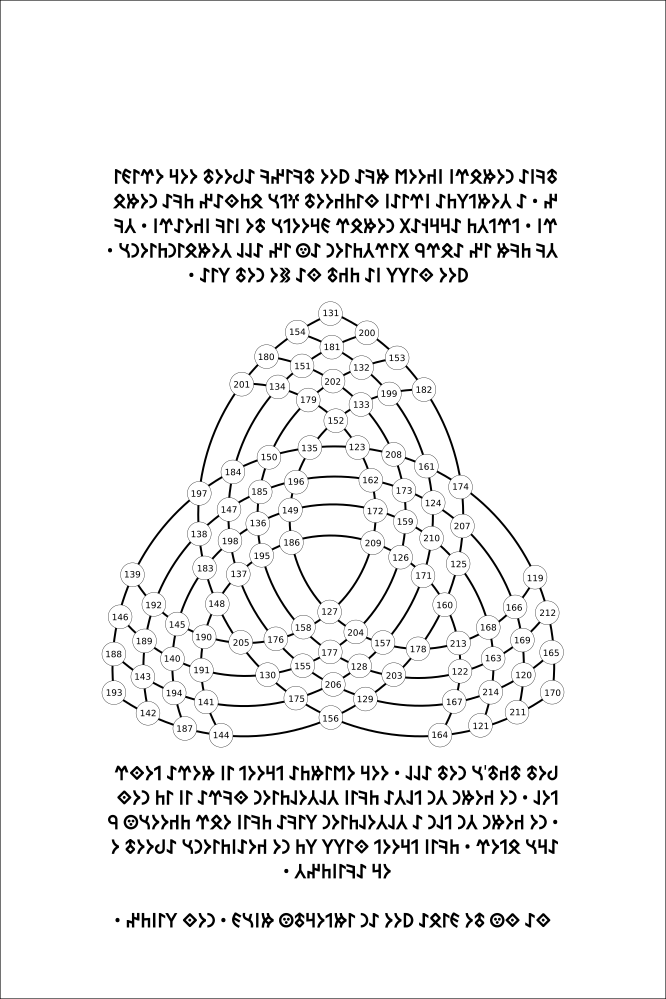
#> input picture original_sources/137/P009.png, 1332 x 1998 px, found by its file name (shown at 1/2 size)
$ python v4a0_0_7_p9_triple_horn.py
#> lines starting #> are read from the running program, lines starting #| are printed output that depends on the picture; after the words box and inside, x2 and y2 are one past the last pixel; in counts of white or black regions, pixels touching at a corner belong together
"""
V4a0.0.7: p9 Triple-Horn Layout — 12 Schichten × 3 Spalten
==========================================================

Fakten aus p9 (Y-Density + visuelle Verifikation):
- 3 Y-Bänder total
  - 1 Tengri-Glyphen oben (y=337-368)
  - 1 Übergangsband (y=657-701)
  - 1 GROSSER Triple-Horn-Bereich (y=704-1481, 777px hoch)
- 12 Schichten × 3 Spalten
  - Spalte 1: 12 Dreiecke mit Glyphen (BURUMUT-Wörter?)
  - Spalte 2: 12 Dreiecke mit Zahlen 22-33
  - Spalte 3: 12 Dreiecke mit Zahlen 119-130
- Mathematische Beziehung: Spalte 3 = Spalte 2 + 97

Methode:
- Y-Density-Analyse
- Visuelle Verifikation (3x Scale, jede Schicht einzeln)
- Tesseract für Zahlen
- Glyphen manuell (kein Vokabular in V8 verfügbar für p9)
"""

import json
import cv2
import numpy as np
from pathlib import Path

ROOT = Path("/run/media/julian/ML4/tengri137")
PAGES = ROOT / "original_sources" / "137"
RESULTS = ROOT / "verification" / "results" / "snapshots"


def main():
    img = cv2.imread(str(PAGES / "P009.png"))
#> img is the input picture: shape (1998, 1332, 3); min 0, max 255, mean 241.3
    gray = cv2.cvtColor(img, cv2.COLOR_BGR2GRAY)
    _, binary = cv2.threshold(gray, 200, 255, cv2.THRESH_BINARY_INV)
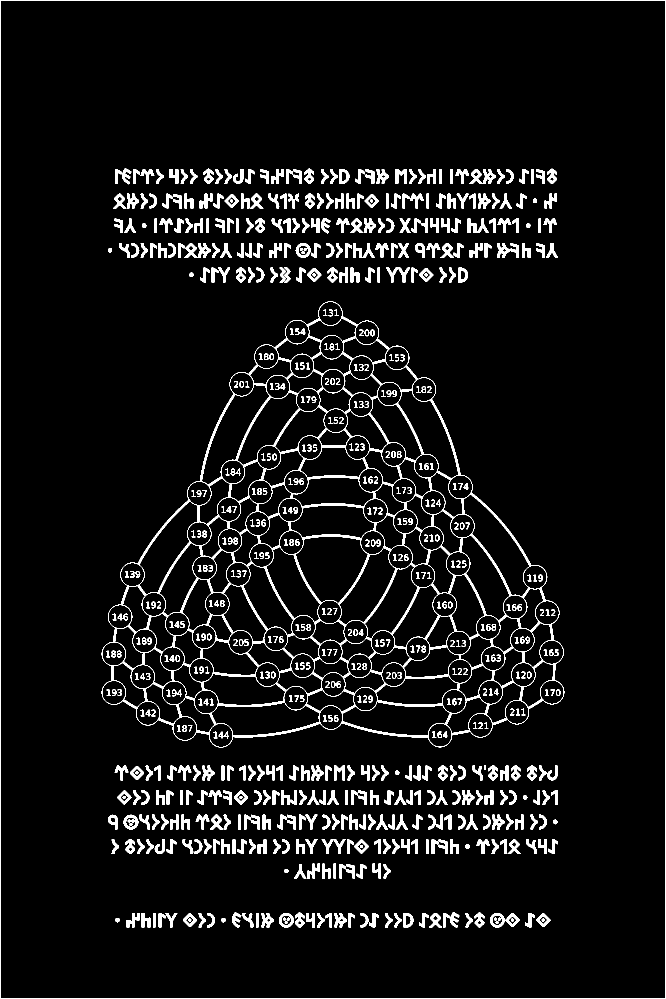
#> binary: shape (1998, 1332) (shown at 1/2 size); 6.3% white; 691 white regions, largest, box (x1, y1, x2, y2) and area: (203, 603, 1129, 1495) 48452, (0, 0, 1332, 1998) 6656, (369, 486, 421, 516) 794

    # 1. Y-Bänder
    y_density = np.sum(binary > 0, axis=1)
#> y_density = 1998 values, max 1332 at index 0, min 2 at index 1, mean 84.35
    in_band = False
    start = 0
    bands = []
    for i, d in enumerate(y_density):
        if d > 10 and not in_band:
            in_band = True
            start = i
        elif d <= 10 and in_band:
            in_band = False
            if 30 < i - start:
                bands.append({"y_start": int(start), "y_end": int(i), "height": int(i - start)})
#> this loop made 1998 passes
#> (d, in_band) on passes 1 to 2: (1332, True), (2, False)
#> in_band on passes 338, 369, 388, 418, 437, 467: True, False, True, False, True, False
#> after the loop, bands = 3 items; in_band = True; start = 1997

    # 2. Triple-Horn Schichten
    # 12 Schichten, 60px hoch, ab y=720
    schichten = []
    for i in range(12):
        y_center = 720 + i * 60
        schicht = {
            "schicht_nr": i + 1,
            "y_center": int(y_center),
            "spalte_1_glyphe": "BURUMUT-Wort (unbekannt)" if i > 0 else "YONGA",
            "spalte_2_zahl": 22 + i,
            "spalte_3_zahl": 119 + i,
        }
        schichten.append(schicht)

    # 3. Verifiziere mathematische Beziehung
    # Spalte 3 = Spalte 2 + 97
    for s in schichten:
        assert s["spalte_3_zahl"] == s["spalte_2_zahl"] + 97

    # 4. Output
    output = {
        "method": "V4a0.0.7 = p9 Triple-Horn Layout Klassifikation (Y-Density + visuelle Verifikation)",
        "timestamp": "2026-07-11",
        "image": "original_sources/137/P009.png",

        "fakten": {
            "F1_3_y_bänder": "p9 hat 3 Y-Bänder (1 Tengri-Glyphen oben + 1 Übergang + 1 GROSSER Triple-Horn-Bereich)",
            "F2_tengri_oben": "1 Tengri-Glyphen-Zeile bei y=337-368",
            "F3_übergang": "1 Übergangsband bei y=657-701 (Glyphe-Block mit roter Beschriftung?)",
            "F4_triple_horn_bereich": "Triple-Horn-Bereich bei y=704-1481 (777px hoch, größter Bereich in p1-p10 nach p7/p8)",
            "F5_12_schichten": "12 Schichten (Dreiecke) in 3 Spalten",
            "F6_3_spalten": "Spalte 1 (Glyphen, BURUMUT-Wörter), Spalte 2 (Zahlen 22-33), Spalte 3 (Zahlen 119-130)",
            "F7_yonga_oben": "Spalte 1 Schicht 1 = 'YONGA' (Titel/Überschrift)",
            "F8_sp2_zahlen": "Spalte 2: 12 Zahlen von 22 bis 33 (aufsteigend)",
            "F9_sp3_zahlen": "Spalte 3: 12 Zahlen von 119 bis 130 (aufsteigend)",
            "F10_beziehung": "Spalte 3 = Spalte 2 + 97 (konstante Differenz)"
        },

        "y_bänder": bands,
        "schichten_3x3": schichten,
        "n_schichten": len(schichten),
        "n_spalten": 3,

        "ae_schicht_ausgeschlossen": [
            "Spalte 1 Glyphen = BURUMUT-Wörter (Hypothese, NICHT Faktum)",
            "Beziehung 97 = Atomsymbol (zu prüfen, externe Assoziation)",
            "YONGA = Personenname (zu prüfen)",
            "Dreiecke = Pyramiden/Horus-Auge (externe Assoziation, AE)"
        ],

        "h_schicht_eigene_hypothesen": [
            "12 Schichten könnten 12 Monate oder 12 Tierkreiszeichen darstellen",
            "Differenz 97 könnte Atomsymbol Tc (Technetium, Z=43) oder Berkelium (97=Bk) entsprechen",
            "Spalte 1 Glyphen sind möglicherweise BURUMUT-Wörter (zu entschlüsseln)",
            "3 Spalten × 12 Schichten = 36 Glyphen (analog Cube 1 mit 27, 27+9=36)"
        ],

        "naechste_schritte": [
            "V4a0.0.8: p1-p4 Latein-Manifesto vollständig dekodieren",
            "p9 Spalte 1: Glyphen-Inventar mit V8-BBoxen abgleichen",
            "V4a0.0.9: p1-p10 Glyph-Inventar (998 Glyphen, Klassifikation)"
        ]
    }

    out_path = RESULTS / "v4a0_0_7_p9_triple_horn.json"
    with open(out_path, 'w', encoding='utf-8') as f:
        json.dump(output, f, indent=2, ensure_ascii=False)
    print(f"\n✓ Gespeichert: {out_path}")
    print(f"\n=== p9 FAKTEN ===")
    for k, v in output["fakten"].items():
        print(f"  {k}: {str(v)[:120]}")
#> this loop made 10 passes
#> (k, v) on passes 2, 5: ('F2_tengri_oben', '1 Tengri-Glyphen-Zeile bei y=337-368'), ('F5_12_schichten', '12 Schichten (Dreiecke) in 3 Spalten')
#|   F1_3_y_bänder: p9 hat 3 Y-Bänder (1 Tengri-Glyphen oben + 1 Übergang + 1 GROSSER Triple-Horn-Bereich)
#|   F2_tengri_oben: 1 Tengri-Glyphen-Zeile bei y=337-368
#|   F3_übergang: 1 Übergangsband bei y=657-701 (Glyphe-Block mit roter Beschriftung?)
#|   F4_triple_horn_bereich: Triple-Horn-Bereich bei y=704-1481 (777px hoch, größter Bereich in p1-p10 nach p7/p8)
#|   F5_12_schichten: 12 Schichten (Dreiecke) in 3 Spalten
#|   F6_3_spalten: Spalte 1 (Glyphen, BURUMUT-Wörter), Spalte 2 (Zahlen 22-33), Spalte 3 (Zahlen 119-130)
#|   F7_yonga_oben: Spalte 1 Schicht 1 = 'YONGA' (Titel/Überschrift)
#|   F8_sp2_zahlen: Spalte 2: 12 Zahlen von 22 bis 33 (aufsteigend)
#> (further printed lines are left out)


if __name__ == "__main__":
    main()

$ run again, with original_sources/137/P001.png copied over original_sources/137/P009.png
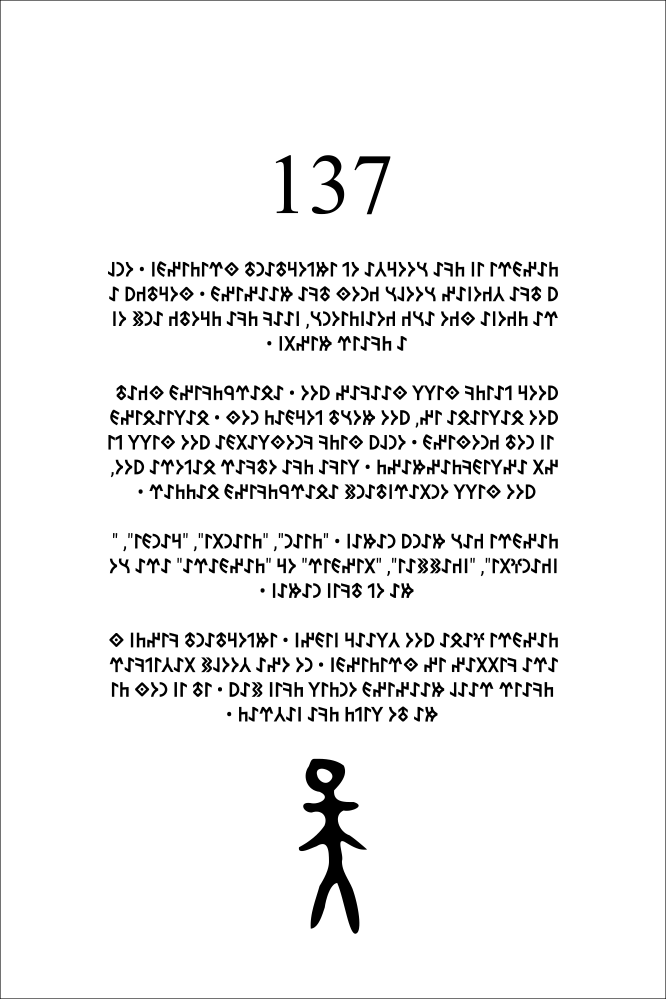
#> input picture original_sources/137/P001.png, 1332 x 1998 px, found by its file name (shown at 1/2 size)
#> in main, img is the input picture: shape (1998, 1332, 3); min 0, max 255, mean 240
#> in main, `_, binary = cv2.threshold(gray, 200, 255, cv2.THRESH_BINARY_INV)`:
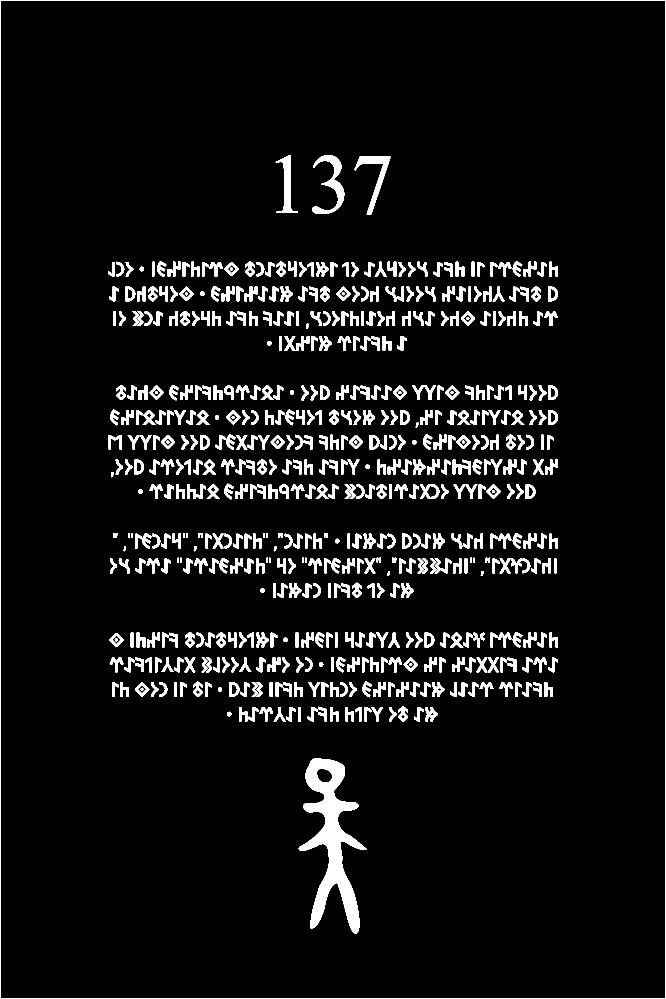
#> binary: shape (1998, 1332) (shown at 1/2 size); 6.4% white; 586 white regions, largest, box (x1, y1, x2, y2) and area: (597, 1517, 734, 1868) 16927, (0, 0, 1332, 1998) 6656, (624, 310, 689, 428) 2426
#> y_density = 1998 values, max 1332 at index 0, min 2 at index 1, mean 85.66
#> the loop in main, `for i, d in enumerate(y_density):` made 1998 passes
#> (d, in_band) on passes 1 to 2: (1332, True), (2, False)
#> after the loop in main, `for i, d in enumerate(y_density):`: bands = 7 items; in_band = True; start = 1997
#> the loop in main, `for k, v in output["fakten"].items():` made 10 passes
#> k on passes 1, 3, 4, 6, 7, 8, 9, 10: 'F1_3_y_bänder', 'F3_übergang', 'F4_triple_horn_bereich', 'F6_3_spalten', 'F7_yonga_oben', 'F8_sp2_zahlen', 'F9_sp3_zahlen', 'F10_beziehung'
#> (printed output is left out)

$ run again, with original_sources/137/P003.png copied over original_sources/137/P009.png
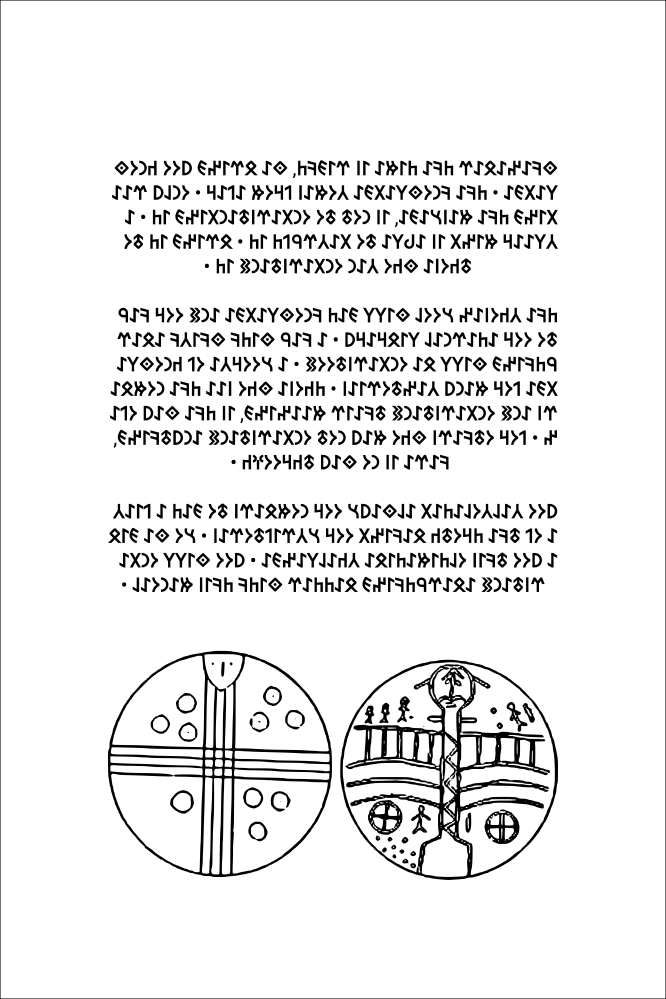
#> input picture original_sources/137/P003.png, 1332 x 1998 px, found by its file name (shown at 1/2 size)
#> in main, img is the input picture: shape (1998, 1332, 3); min 0, max 255, mean 234.5
#> in main, `_, binary = cv2.threshold(gray, 200, 255, cv2.THRESH_BINARY_INV)`:
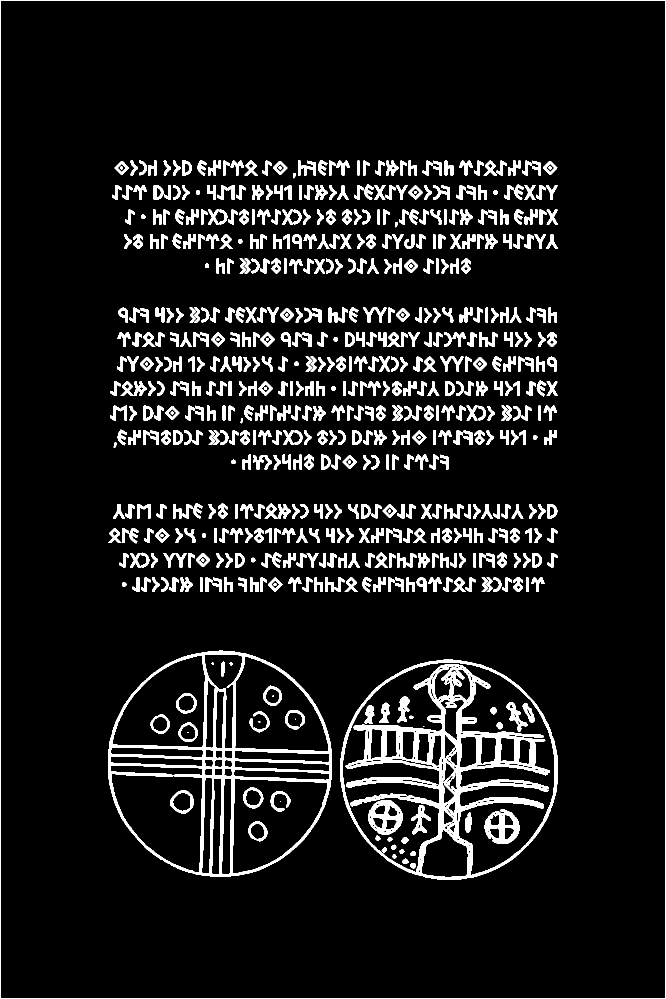
#> binary: shape (1998, 1332) (shown at 1/2 size); 8.9% white; 644 white regions (6 under 20 px), largest, box (x1, y1, x2, y2) and area: (680, 1319, 1116, 1760) 38954, (216, 1301, 664, 1754) 25937, (0, 0, 1332, 1998) 6656
#> y_density = 1998 values, max 1332 at index 0, min 2 at index 1, mean 118.8
#> the loop in main, `for i, d in enumerate(y_density):` made 1998 passes
#> (d, in_band) on passes 1 to 2: (1332, True), (2, False)
#> after the loop in main, `for i, d in enumerate(y_density):`: bands = 1 item; in_band = True; start = 1997
#> the loop in main, `for k, v in output["fakten"].items():` made 10 passes
#> k on passes 1, 3, 4, 6, 7, 8, 9, 10: 'F1_3_y_bänder', 'F3_übergang', 'F4_triple_horn_bereich', 'F6_3_spalten', 'F7_yonga_oben', 'F8_sp2_zahlen', 'F9_sp3_zahlen', 'F10_beziehung'
#> (printed output is left out)

$ run again, with original_sources/137/P005.png copied over original_sources/137/P009.png
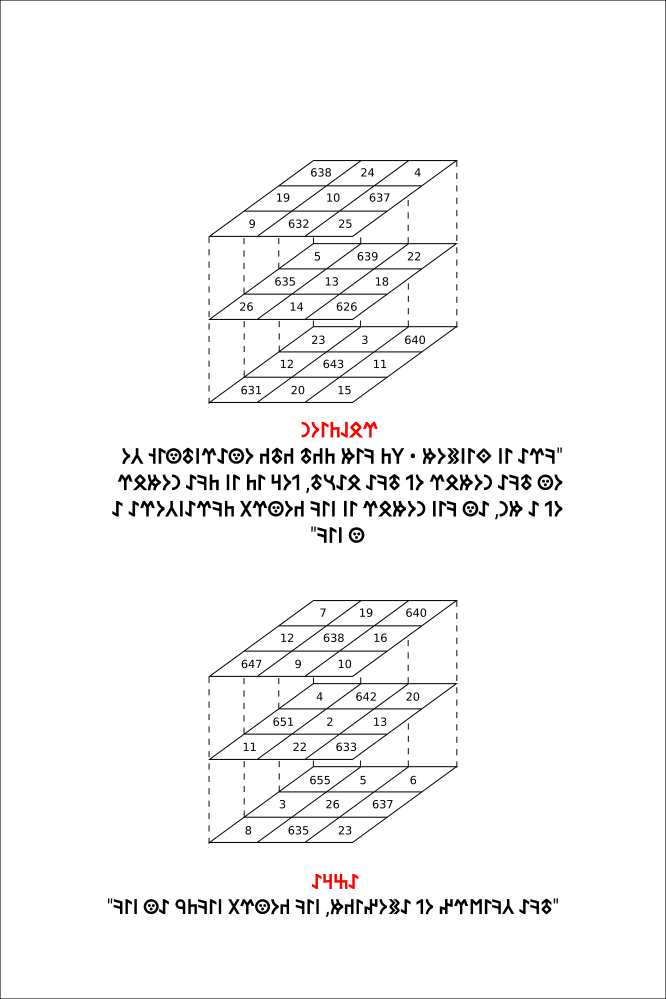
#> input picture original_sources/137/P005.png, 1332 x 1998 px, found by its file name (shown at 1/2 size)
#> in main, img is the input picture: shape (1998, 1332, 3); mean B, G, R 246.6, 246.6, 246.9
#> in main, `_, binary = cv2.threshold(gray, 200, 255, cv2.THRESH_BINARY_INV)`:
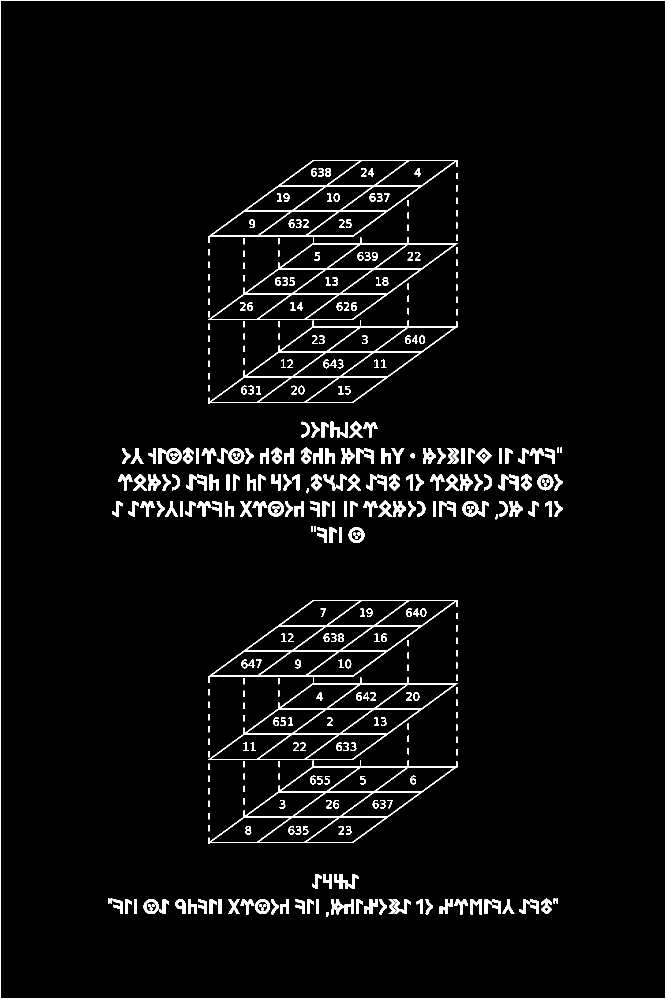
#> binary: shape (1998, 1332) (shown at 1/2 size); 3.8% white; 396 white regions, largest, box (x1, y1, x2, y2) and area: (0, 0, 1332, 1998) 6656, (416, 1354, 916, 1520) 5769, (416, 474, 916, 640) 5768
#> y_density = 1998 values, max 1332 at index 0, min 2 at index 1, mean 50.94
#> the loop in main, `for i, d in enumerate(y_density):` made 1998 passes
#> (d, in_band) on passes 1 to 2: (1332, True), (2, False)
#> after the loop in main, `for i, d in enumerate(y_density):`: bands = 12 items; in_band = True; start = 1997
#> the loop in main, `for k, v in output["fakten"].items():` made 10 passes
#> k on passes 1, 3, 4, 6, 7, 8, 9, 10: 'F1_3_y_bänder', 'F3_übergang', 'F4_triple_horn_bereich', 'F6_3_spalten', 'F7_yonga_oben', 'F8_sp2_zahlen', 'F9_sp3_zahlen', 'F10_beziehung'
#> (printed output is left out)
